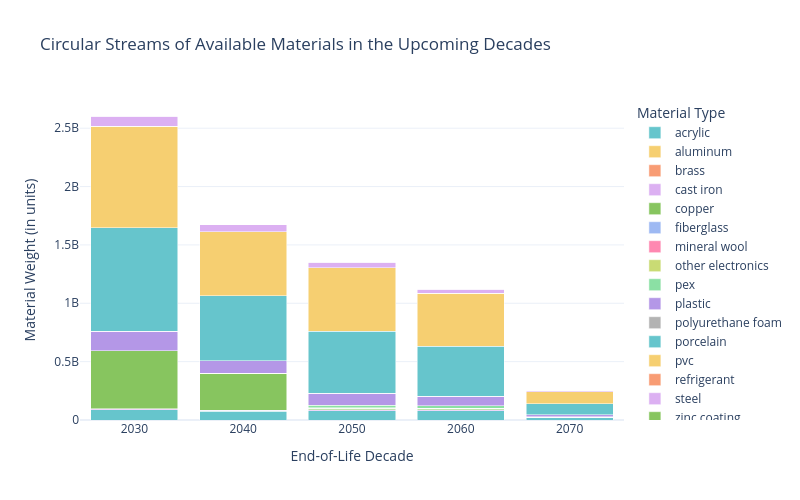

The cell this chart's notebook holds for it:
### Code cell
# # Create a vertical bar chart
# material_availability.plot(kind='bar', stacked=True, figsize=(10, 5))
# plt.title("Circular Streams of Available Materials in the Upcoming Decades")
# plt.xlabel("End-of-Life Decade")
# plt.ylabel("Material Weight (in units)")
# # remove grid
# plt.grid(False)
# plt.legend(title="Material Type", bbox_to_anchor=(1.05, 1), loc='upper left')
# plt.tight_layout()
# plt.gca().xaxis.set_major_locator(plt.MaxNLocator(integer=True))

# Reset index to get 'end_of_life_decade' as a column
material_availability_reset = material_availability_future.reset_index()

# Melt the DataFrame to long format
material_availability_melted = material_availability_reset.melt(
    id_vars='end_of_life_decade',
    var_name='Material',
    value_name='Material Weight'
)
import plotly.express as px

# Create the stacked bar chart
fig = px.bar(
    material_availability_melted,
    x='end_of_life_decade',
    y='Material Weight',
    color='Material',
    title="Circular Streams of Available Materials in the Upcoming Decades",
    labels={'end_of_life_decade': 'End-of-Life Decade', 'Material Weight': 'Material Weight (in units)'},
    width=800,
    height=500,
    color_discrete_sequence=px.colors.qualitative.Pastel  # Use Pastel palette
)
fig.update_layout(barmode='stack')

# Cleaner layout
fig.update_layout(
    template='plotly_white',
    xaxis_title='End-of-Life Decade',
    yaxis_title='Material Weight (in units)',
    legend_title='Material Type',
    showlegend=True
)

fig.show()

# Export the figure as SVG
fig.write_image('material_availability.svg')

### Figure 1 — Plotly figure (JSON) as saved in the notebook; plotly's stock layout.template omitted (floating-point values rounded to 4 significant figures)
{"data": [{"alignmentgroup": "True", "hovertemplate": "Material=acrylic<br>End-of-Life Decade=%{x}<br>Material Weight (in units)=%{y}<extra></extra>", "legendgroup": "acrylic", "marker": {"color": "rgb(102, 197, 204)", "pattern": {"shape": ""}}, "name": "acrylic", "offsetgroup": "acrylic", "orientation": "v", "showlegend": true, "textposition": "auto", "type": "bar", "x": [2030, 2040, 2050, 2060, 2070], "xaxis": "x", "y": [87596394, 76540000.0, 78510000.0, 79140880, 17573840], "yaxis": "y"}, {"alignmentgroup": "True", "hovertemplate": "Material=aluminum<br>End-of-Life Decade=%{x}<br>Material Weight (in units)=%{y}<extra></extra>", "legendgroup": "aluminum", "marker": {"color": "rgb(246, 207, 113)", "pattern": {"shape": ""}}, "name": "aluminum", "offsetgroup": "aluminum", "orientation": "v", "showlegend": true, "textposition": "auto", "type": "bar", "x": [2030, 2040, 2050, 2060, 2070], "xaxis": "x", "y": [1199000.0, 1804000.0, 482600.0, 0, 0], "yaxis": "y"}, {"alignmentgroup": "True", "hovertemplate": "Material=brass<br>End-of-Life Decade=%{x}<br>Material Weight (in units)=%{y}<extra></extra>", "legendgroup": "brass", "marker": {"color": "rgb(248, 156, 116)", "pattern": {"shape": ""}}, "name": "brass", "offsetgroup": "brass", "orientation": "v", "showlegend": true, "textposition": "auto", "type": "bar", "x": [2030, 2040, 2050, 2060, 2070], "xaxis": "x", "y": [153100.0, 168600.0, 59510.0, 0, 0], "yaxis": "y"}, {"alignmentgroup": "True", "hovertemplate": "Material=cast iron<br>End-of-Life Decade=%{x}<br>Material Weight (in units)=%{y}<extra></extra>", "legendgroup": "cast iron", "marker": {"color": "rgb(220, 176, 242)", "pattern": {"shape": ""}}, "name": "cast iron", "offsetgroup": "cast iron", "orientation": "v", "showlegend": true, "textposition": "auto", "type": "bar", "x": [2030, 2040, 2050, 2060, 2070], "xaxis": "x", "y": [6803220, 4893840, 8775300, 9892610, 2196730], "yaxis": "y"}, {"alignmentgroup": "True", "hovertemplate": "Material=copper<br>End-of-Life Decade=%{x}<br>Material Weight (in units)=%{y}<extra></extra>", "legendgroup": "copper", "marker": {"color": "rgb(135, 197, 95)", "pattern": {"shape": ""}}, "name": "copper", "offsetgroup": "copper", "orientation": "v", "showlegend": true, "textposition": "auto", "type": "bar", "x": [2030, 2040, 2050, 2060, 2070], "xaxis": "x", "y": [497900000.0, 318100000.0, 15020000.0, 11600000.0, 2571000.0], "yaxis": "y"}, {"alignmentgroup": "True", "hovertemplate": "Material=fiberglass<br>End-of-Life Decade=%{x}<br>Material Weight (in units)=%{y}<extra></extra>", "legendgroup": "fiberglass", "marker": {"color": "rgb(158, 185, 243)", "pattern": {"shape": ""}}, "name": "fiberglass", "offsetgroup": "fiberglass", "orientation": "v", "showlegend": true, "textposition": "auto", "type": "bar", "x": [2030, 2040, 2050, 2060, 2070], "xaxis": "x", "y": [0, 0, 0, 0, 0], "yaxis": "y"}, {"alignmentgroup": "True", "hovertemplate": "Material=mineral wool<br>End-of-Life Decade=%{x}<br>Material Weight (in units)=%{y}<extra></extra>", "legendgroup": "mineral wool", "marker": {"color": "rgb(254, 136, 177)", "pattern": {"shape": ""}}, "name": "mineral wool", "offsetgroup": "mineral wool", "orientation": "v", "showlegend": true, "textposition": "auto", "type": "bar", "x": [2030, 2040, 2050, 2060, 2070], "xaxis": "x", "y": [382700.0, 421500.0, 148800.0, 0, 0], "yaxis": "y"}, {"alignmentgroup": "True", "hovertemplate": "Material=other electronics<br>End-of-Life Decade=%{x}<br>Material Weight (in units)=%{y}<extra></extra>", "legendgroup": "other electronics", "marker": {"color": "rgb(201, 219, 116)", "pattern": {"shape": ""}}, "name": "other electronics", "offsetgroup": "other electronics", "orientation": "v", "showlegend": true, "textposition": "auto", "type": "bar", "x": [2030, 2040, 2050, 2060, 2070], "xaxis": "x", "y": [76550.0, 84300.0, 29750.0, 0, 0], "yaxis": "y"}, {"alignmentgroup": "True", "hovertemplate": "Material=pex<br>End-of-Life Decade=%{x}<br>Material Weight (in units)=%{y}<extra></extra>", "legendgroup": "pex", "marker": {"color": "rgb(139, 224, 164)", "pattern": {"shape": ""}}, "name": "pex", "offsetgroup": "pex", "orientation": "v", "showlegend": true, "textposition": "auto", "type": "bar", "x": [2030, 2040, 2050, 2060, 2070], "xaxis": "x", "y": [0, 0, 25330000.0, 21160000.0, 4695000.0], "yaxis": "y"}, {"alignmentgroup": "True", "hovertemplate": "Material=plastic<br>End-of-Life Decade=%{x}<br>Material Weight (in units)=%{y}<extra></extra>", "legendgroup": "plastic", "marker": {"color": "rgb(180, 151, 231)", "pattern": {"shape": ""}}, "name": "plastic", "offsetgroup": "plastic", "orientation": "v", "showlegend": true, "textposition": "auto", "type": "bar", "x": [2030, 2040, 2050, 2060, 2070], "xaxis": "x", "y": [165200000.0, 106400000.0, 101600000.0, 83670281, 18640000.0], "yaxis": "y"}, {"alignmentgroup": "True", "hovertemplate": "Material=polyurethane foam<br>End-of-Life Decade=%{x}<br>Material Weight (in units)=%{y}<extra></extra>", "legendgroup": "polyurethane foam", "marker": {"color": "rgb(179, 179, 179)", "pattern": {"shape": ""}}, "name": "polyurethane foam", "offsetgroup": "polyurethane foam", "orientation": "v", "showlegend": true, "textposition": "auto", "type": "bar", "x": [2030, 2040, 2050, 2060, 2070], "xaxis": "x", "y": [0, 0, 0, 0, 0], "yaxis": "y"}, {"alignmentgroup": "True", "hovertemplate": "Material=porcelain<br>End-of-Life Decade=%{x}<br>Material Weight (in units)=%{y}<extra></extra>", "legendgroup": "porcelain", "marker": {"color": "rgb(102, 197, 204)", "pattern": {"shape": ""}}, "name": "porcelain", "offsetgroup": "porcelain", "orientation": "v", "showlegend": true, "textposition": "auto", "type": "bar", "x": [2030, 2040, 2050, 2060, 2070], "xaxis": "x", "y": [889800000.0, 558200000.0, 530200000.0, 425900000.0, 94940000.0], "yaxis": "y"}, {"alignmentgroup": "True", "hovertemplate": "Material=pvc<br>End-of-Life Decade=%{x}<br>Material Weight (in units)=%{y}<extra></extra>", "legendgroup": "pvc", "marker": {"color": "rgb(246, 207, 113)", "pattern": {"shape": ""}}, "name": "pvc", "offsetgroup": "pvc", "orientation": "v", "showlegend": true, "textposition": "auto", "type": "bar", "x": [2030, 2040, 2050, 2060, 2070], "xaxis": "x", "y": [866000000.0, 545000000.0, 542500000.0, 452500000.0, 100300000.0], "yaxis": "y"}, {"alignmentgroup": "True", "hovertemplate": "Material=refrigerant<br>End-of-Life Decade=%{x}<br>Material Weight (in units)=%{y}<extra></extra>", "legendgroup": "refrigerant", "marker": {"color": "rgb(248, 156, 116)", "pattern": {"shape": ""}}, "name": "refrigerant", "offsetgroup": "refrigerant", "orientation": "v", "showlegend": true, "textposition": "auto", "type": "bar", "x": [2030, 2040, 2050, 2060, 2070], "xaxis": "x", "y": [261500.0, 408700.0, 105800.0, 0, 0], "yaxis": "y"}, {"alignmentgroup": "True", "hovertemplate": "Material=steel<br>End-of-Life Decade=%{x}<br>Material Weight (in units)=%{y}<extra></extra>", "legendgroup": "steel", "marker": {"color": "rgb(220, 176, 242)", "pattern": {"shape": ""}}, "name": "steel", "offsetgroup": "steel", "orientation": "v", "showlegend": true, "textposition": "auto", "type": "bar", "x": [2030, 2040, 2050, 2060, 2070], "xaxis": "x", "y": [89080000.0, 62040000.0, 50250000.0, 36890000.0, 8223000.0], "yaxis": "y"}, {"alignmentgroup": "True", "hovertemplate": "Material=zinc coating<br>End-of-Life Decade=%{x}<br>Material Weight (in units)=%{y}<extra></extra>", "legendgroup": "zinc coating", "marker": {"color": "rgb(135, 197, 95)", "pattern": {"shape": ""}}, "name": "zinc coating", "offsetgroup": "zinc coating", "orientation": "v", "showlegend": true, "textposition": "auto", "type": "bar", "x": [2030, 2040, 2050, 2060, 2070], "xaxis": "x", "y": [0, 0, 0, 0, 0], "yaxis": "y"}], "layout": {"barmode": "stack", "height": 500, "legend": {"title": {"text": "Material Type"}, "tracegroupgap": 0}, "showlegend": true, "title": {"text": "Circular Streams of Available Materials in the Upcoming Decades"}, "width": 800, "xaxis": {"anchor": "y", "domain": [0, 1], "title": {"text": "End-of-Life Decade"}}, "yaxis": {"anchor": "x", "domain": [0, 1], "title": {"text": "Material Weight (in units)"}}}}
